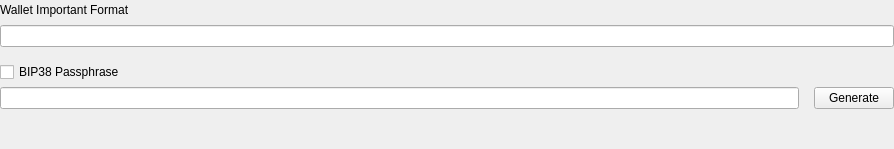
            <widget class="QWidget" name="fromWIFQStackedWidget">
             <layout class="QVBoxLayout" name="verticalLayout_12">
              <property name="spacing">
               <number>15</number>
              </property>
              <property name="leftMargin">
               <number>0</number>
              </property>
              <property name="topMargin">
               <number>0</number>
              </property>
              <property name="rightMargin">
               <number>0</number>
              </property>
              <property name="bottomMargin">
               <number>0</number>
              </property>
              <item>
               <widget class="QFrame" name="WIFQFrame">
                <property name="minimumSize">
                 <size>
                  <width>400</width>
                  <height>0</height>
                 </size>
                </property>
                <layout class="QVBoxLayout" name="WIFVLayout">
                 <property name="spacing">
                  <number>5</number>
                 </property>
                 <property name="leftMargin">
                  <number>0</number>
                 </property>
                 <property name="topMargin">
                  <number>0</number>
                 </property>
                 <property name="rightMargin">
                  <number>0</number>
                 </property>
                 <property name="bottomMargin">
                  <number>0</number>
                 </property>
                 <item>
                  <widget class="QFrame" name="WIFLabelQFrame">
                   <layout class="QHBoxLayout" name="WIFLabelHLayout">
                    <property name="spacing">
                     <number>15</number>
                    </property>
                    <property name="leftMargin">
                     <number>0</number>
                    </property>
                    <property name="topMargin">
                     <number>0</number>
                    </property>
                    <property name="rightMargin">
                     <number>0</number>
                    </property>
                    <property name="bottomMargin">
                     <number>0</number>
                    </property>
                    <item>
                     <widget class="QLabel" name="WIFQLabel">
                      <property name="text">
                       <string>Wallet Important Format</string>
                      </property>
                     </widget>
                    </item>
                    <item>
                     <spacer name="WIFLabelHSpacer">
                      <property name="orientation">
                       <enum>Qt::Horizontal</enum>
                      </property>
                      <property name="sizeHint" stdset="0">
                       <size>
                        <width>764</width>
                        <height>20</height>
                       </size>
                      </property>
                     </spacer>
                    </item>
                   </layout>
                  </widget>
                 </item>
                 <item>
                  <widget class="QLineEdit" name="WIFQLineEdit"/>
                 </item>
                </layout>
               </widget>
              </item>
              <item>
               <widget class="QFrame" name="frame_17">
                <layout class="QVBoxLayout" name="verticalLayout_15">
                 <property name="spacing">
                  <number>5</number>
                 </property>
                 <property name="leftMargin">
                  <number>0</number>
                 </property>
                 <property name="topMargin">
                  <number>0</number>
                 </property>
                 <property name="rightMargin">
                  <number>0</number>
                 </property>
                 <property name="bottomMargin">
                  <number>0</number>
                 </property>
                 <item>
                  <widget class="QFrame" name="BIP38EncryptedWIFPassphraseLabelQFrame">
                   <layout class="QHBoxLayout" name="EPassphraseLabelHLayout_2">
                    <property name="spacing">
                     <number>15</number>
                    </property>
                    <property name="leftMargin">
                     <number>0</number>
                    </property>
                    <property name="topMargin">
                     <number>0</number>
                    </property>
                    <property name="rightMargin">
                     <number>0</number>
                    </property>
                    <property name="bottomMargin">
                     <number>0</number>
                    </property>
                    <item>
                     <widget class="QCheckBox" name="BIP38EncryptedWIFQCheckBox">
                      <property name="text">
                       <string>BIP38 Passphrase</string>
                      </property>
                     </widget>
                    </item>
                    <item>
                     <spacer name="BIP38EncryptedWIFPassphraseLabelHSpacer">
                      <property name="orientation">
                       <enum>Qt::Horizontal</enum>
                      </property>
                      <property name="sizeHint" stdset="0">
                       <size>
                        <width>764</width>
                        <height>20</height>
                       </size>
                      </property>
                     </spacer>
                    </item>
                   </layout>
                  </widget>
                 </item>
                 <item>
                  <widget class="QFrame" name="frame_18">
                   <layout class="QHBoxLayout" name="horizontalLayout_14">
                    <property name="spacing">
                     <number>15</number>
                    </property>
                    <property name="leftMargin">
                     <number>0</number>
                    </property>
                    <property name="topMargin">
                     <number>0</number>
                    </property>
                    <property name="rightMargin">
                     <number>0</number>
                    </property>
                    <property name="bottomMargin">
                     <number>0</number>
                    </property>
                    <item>
                     <widget class="QLineEdit" name="BIP38PassphraseQLineEdit"/>
                    </item>
                    <item>
                     <widget class="QPushButton" name="pushButton_3">
                      <property name="sizePolicy">
                       <sizepolicy hsizetype="Minimum" vsizetype="Preferred">
                        <horstretch>0</horstretch>
                        <verstretch>0</verstretch>
                       </sizepolicy>
                      </property>
                      <property name="text">
                       <string>Generate</string>
                      </property>
                     </widget>
                    </item>
                   </layout>
                  </widget>
                 </item>
                </layout>
               </widget>
              </item>
              <item>
               <spacer name="verticalSpacer_7">
                <property name="orientation">
                 <enum>Qt::Vertical</enum>
                </property>
                <property name="sizeHint" stdset="0">
                 <size>
                  <width>20</width>
                  <height>40</height>
                 </size>
                </property>
               </spacer>
              </item>
             </layout>
            </widget>
